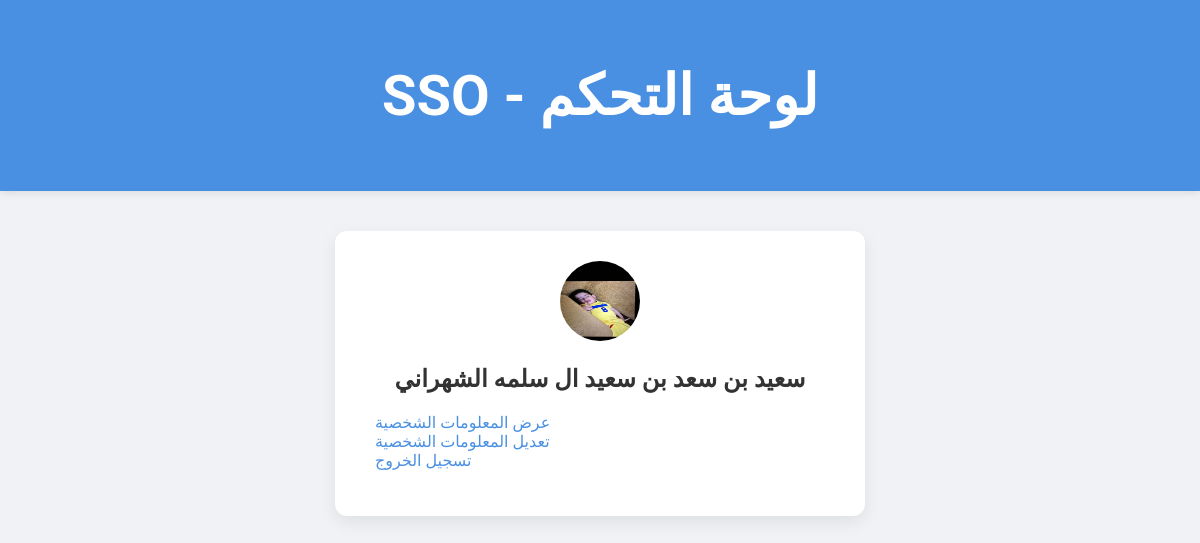
The page /dashboard (signed in) on the database its author committed.
### app.py (models this page shows)
class User(db.Model):
    id = db.Column(db.Integer, primary_key=True)
    full_name = db.Column(db.String(150))
    national_id = db.Column(db.String(50), unique=True)
    birth_date = db.Column(db.Date)
    nationality = db.Column(db.String(50))
    gender = db.Column(db.String(10))
    qualification = db.Column(db.String(50))
    birth_city = db.Column(db.String(50))
    birth_country = db.Column(db.String(50))
    marital_status = db.Column(db.String(20))
    blood_type = db.Column(db.String(10))
    phone_number = db.Column(db.String(20), unique=True)
    email = db.Column(db.String(150), unique=True)
    profile_image = db.Column(db.String(200))
    fingerprint_image = db.Column(db.String(200))
    password_hash = db.Column(db.String(256))
    email_verified = db.Column(db.Boolean, default=False)
    created_at = db.Column(db.DateTime, default=datetime.utcnow)
    verification_code = db.Column(db.String(10), nullable=True)

### app.py (the view)
@app.route('/dashboard')
@token_required
def dashboard(current_user):
    return render_template('dashboard.html', user=current_user)

### app.py (called while the page is built)
def token_required(f):
    @wraps(f)
    def decorated(*args, **kwargs):
        token = session.get('token')
        if not token:
            return redirect(url_for('login'))
        try:
            data = jwt.decode(token, app.secret_key, algorithms=['HS256'])
            current_user = User.query.get(data.get('user_id'))
            if not current_user:
                flash("المستخدم غير موجود")
                return redirect(url_for('login'))
        except jwt.ExpiredSignatureError:
            flash("انتهت صلاحية الجلسة، الرجاء تسجيل الدخول مجددًا.")
            return redirect(url_for('login'))
        except Exception:
            flash("هناك خطأ في التوكن، الرجاء تسجيل الدخول.")
            return redirect(url_for('login'))
        return f(current_user, *args, **kwargs)
    return decorated

### templates/dashboard.html (shortened to what this page needs)
<!DOCTYPE html>
<html lang="ar">
<head>
<link rel="stylesheet" href="{{ url_for('static', filename='style.css') }}">
</head>
<body>
<div class="header">
    <h1>SSO - لوحة التحكم</h1>
</div>
<div class="container">
    <div style="text-align:center; margin-bottom:20px;">
        <img src="{{ url_for('static', filename=user.profile_image.split('static/')[-1]) }}" alt="صورة المستخدم" width="80" height="80" style="border-radius:50%;">
        <h2>{{ user.full_name }}</h2>
    </div>
    <ul>
        <li><a href="{{ url_for('view_info') }}">عرض المعلومات الشخصية</a></li>
        <li><a href="{{ url_for('edit_info') }}">تعديل المعلومات الشخصية</a></li>
        <li><a href="{{ url_for('logout') }}">تسجيل الخروج</a></li>
    </ul>
</div>
</body>
</html>

### static/style.css (style rules this page uses)
body { font-family: 'Roboto', sans-serif; background-color: #f0f2f5; margin: 0; padding: 0; min-height: 100vh; }
.header { background-color: #4a90e2; padding: 25px 0; text-align: center; color: white; font-size: 28px; font-weight: 700; box-shadow: 0 2px 8px rgba(0,0,0,0.1); }
.container { max-width: 450px; margin: 40px auto; background-color: #ffffff; padding: 30px 40px; border-radius: 12px; box-shadow: 0 6px 18px rgba(0,0,0,0.08); }
h2 { text-align: center; margin-bottom: 20px; color: #333333; }
a { color: #4a90e2; text-decoration: none; }
ul { list-style: none; padding: 0; margin-top: 10px; color: red; }
body, html { overflow-y: auto; }

### rows shown on the page
User: profile_image (picture), full_name "سعيد بن سعد بن سعيد ال سلمه الشهراني"
